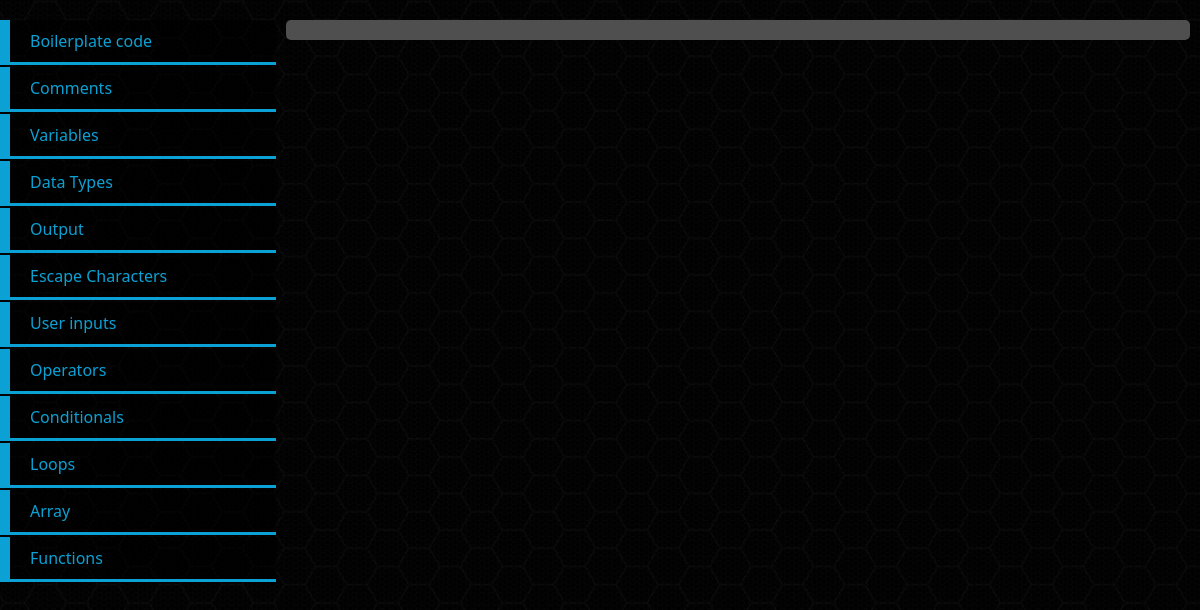
The page /cheatsheet.php on the database its author committed.
### tables this page shows
CREATE TABLE `c_sections` (
  `id` int(225) NOT NULL,
  `serial` int(225) NOT NULL,
  `title` varchar(225) NOT NULL,
  `explanation` text NOT NULL DEFAULT 'No explanation added',
  `content` text NOT NULL
);

### scripts/classes/section.class.php (called while the page is built, shortened)
<?php
class Section extends Dbh
{
    public function get_all_sections(): array
    {
        $conn = $this->conn();
        $sql = "SELECT * FROM `c_sections` ORDER BY serial;";
        $result = [];
        if ($queried_result = mysqli_query($conn, $sql)) {
            while ($fetched = mysqli_fetch_assoc($queried_result)) {
                array_push($result, $fetched);
            }
        }
        return $result;
    }
}

### scripts/includes/section.min.php (the view)
<div class="side-item" id="sl-<?= $section['serial'] ?>" onclick="reveal(<?= $section['serial'] ?>)">
    <?= $section['title'] ?>
</div>

### scripts/includes/header.inc.php (shortened to what this page needs)
<!DOCTYPE html>
<html lang="en">
<head>
    <link href="./assets/prism/prism.css" rel="stylesheet" />
    <link rel="stylesheet" href="./assets/css/cheatsheet.css">
</head>
<body class="line-numbers">
    <aside class="">

### cheatsheet.php (shortened to what this page needs)
<?php
require_once './scripts/classes/section.class.php';
$sectioner = new Section();
$sectionList = $sectioner->get_all_sections();
require_once './scripts/includes/header.inc.php';
foreach ($sectionList as $section) {
    require './scripts/includes/section.min.php';
}
?>
<?php
require_once './scripts/includes/footer.inc.php';

### scripts/includes/footer.inc.php (shortened to what this page needs)
</aside>
<main>
    <article id="container">
    </article>
    <div id="load-cover" class="active"></div>
</main>
</body>
</html>

### assets/css/cheatsheet.css (style rules this page uses)
body { margin: 0; padding: 0; box-sizing: border-box; background-color: #111111; color: #ffffff; min-height: 100vh; background-image: url(./../image/hex-back.jpg); background-blend-mode: overlay; background-attachment: fixed; background-size: cover; font-family: "Segoe UI", Tahoma, Geneva, Verdana, sans-serif; }
aside { margin: 0; padding-top: 20px; width: 23%; min-height: 100vh; float: left; }
aside .side-item { width: calc(100% - 50px); margin: 0; margin-bottom: 2px; padding: 10px 20px; background-color: rgba(0, 0, 0, 0.529); color: #0ba1d4; border-left: 10px solid #0ba1d4; border-bottom: 3px solid #0ba1d4; cursor: pointer; transition: all 0.3s; }
main { margin: 0; margin-left: 23%; padding: 0; width: 77%; position: relative; }
main #load-cover { position: absolute; top: 0; left: 10px; width: calc(100% - 20px); height: 100%; overflow: hidden; margin: 0; margin-top: 20px; padding: 0; border-radius: 5px; background-color: transparent; pointer-events: none; }
main #load-cover.active { background-color: #4f4f4f; pointer-events: all; }
main #load-cover.active::after { position: absolute; top: 0; right: 0; bottom: 0; left: 0; transform: translateX(-100%); background-image: linear-gradient(90deg, rgba(105, 105, 105, 0) 0, rgba(105, 105, 105, 0.2) 20%, rgba(105, 105, 105, 0.5) 60%, rgba(105, 105, 105, 0)); animation: shimmer 2s infinite ease-in-out; content: ""; }
main article { width: calc(100% - 20px); padding-top: 20px; margin: auto; }

### rows shown on the page
c_sections: title "Boilerplate code"
c_sections: title "Comments"
c_sections: title "Variables"
c_sections: title "Data Types"
c_sections: title "Output"
c_sections: title "Escape Characters"
c_sections: title "User inputs"
c_sections: title "Operators"
c_sections: title "Conditionals"
c_sections: title "Loops"
c_sections: title "Array"
c_sections: title "Functions"
